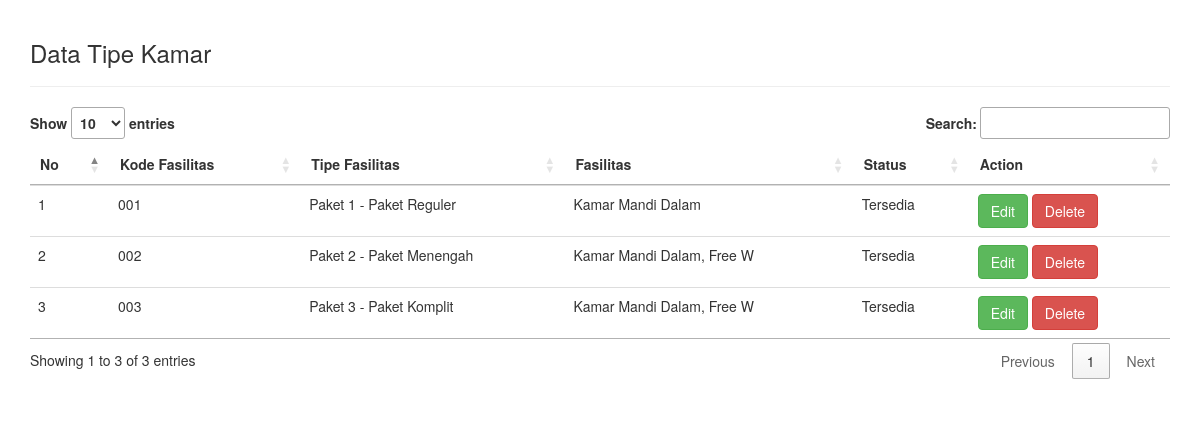
Page /fasilitas.php on the committed database.
### tables this page shows
CREATE TABLE `tbl_fasilitas` (
  `id_fasilitas` varchar(25) NOT NULL,
  `tipe_fasilitas` varchar(25) NOT NULL,
  `fasilitas` varchar(25) NOT NULL,
  `status` varchar(25) NOT NULL,
  `flag` int(1) NOT NULL DEFAULT 1
);

### fasilitas.php (the view, shortened to what this page needs)
<!DOCTYPE html>
<html lang="en">
<head>
    <link rel="stylesheet" type="text/css" href="//cdn.datatables.net/1.10.11/css/jquery.dataTables.min.css">
    <link rel="stylesheet" href="https://maxcdn.bootstrapcdn.com/bootstrap/3.3.7/css/bootstrap.min.css">
</head>
<body>
<?php
    include 'helper/connect.php';
?>
<div class="container" style="padding-top: 20px; padding-bottom: 20px;">
    <h3>Data Tipe Kamar</h3>
<hr>
<table class="table table-stripped table-hover datatab" align="center">
    <thead>
        <tr>
            <th>No</th>
            <th>Kode Fasilitas</th>
            <th>Tipe Fasilitas</th>
            <th>Fasilitas</th>
            <th>Status</th>
            <th>Action</th>
        </tr>
    </thead>
<tbody>
<?php
    $sql = "select * from tbl_fasilitas where flag = 1";
    $query = mysqli_query($con, $sql);
    $no = 1;
    while ($data = mysqli_fetch_assoc($query)){
?>
<tr>
    <td><?php echo $no++; ?></td>
    <td><?php echo $data['id_fasilitas']; ?></td>
    <td><?php echo $data['tipe_fasilitas']; ?></td>
    <td><?php echo $data['fasilitas']; ?></td>
    <td><?php echo $data['status']; ?></td>
    <td>
    <a href="#" type="button" class="btn btn-success btn-md" data-toggle="modal" data-target="#myModal<?php echo $data['id_fasilitas']; ?>">Edit</a>
    <?php
        $id_fasilitas = $data["id_fasilitas"];
        echo "<a href='proses_admin/deleteFasilitas.php?id=$id_fasilitas' class='btn btn-danger'>Delete</a>";
    ?>
    </td>
</tr>
<?php
    }
?>
</body>
</html>

### rows in the picture
tbl_fasilitas: id_fasilitas "001", tipe_fasilitas "Paket 1 - Paket Reguler", fasilitas "Kamar Mandi Dalam", status "Tersedia"
tbl_fasilitas: id_fasilitas "002", tipe_fasilitas "Paket 2 - Paket Menengah", fasilitas "Kamar Mandi Dalam, Free W", status "Tersedia"
tbl_fasilitas: id_fasilitas "003", tipe_fasilitas "Paket 3 - Paket Komplit", fasilitas "Kamar Mandi Dalam, Free W", status "Tersedia"
